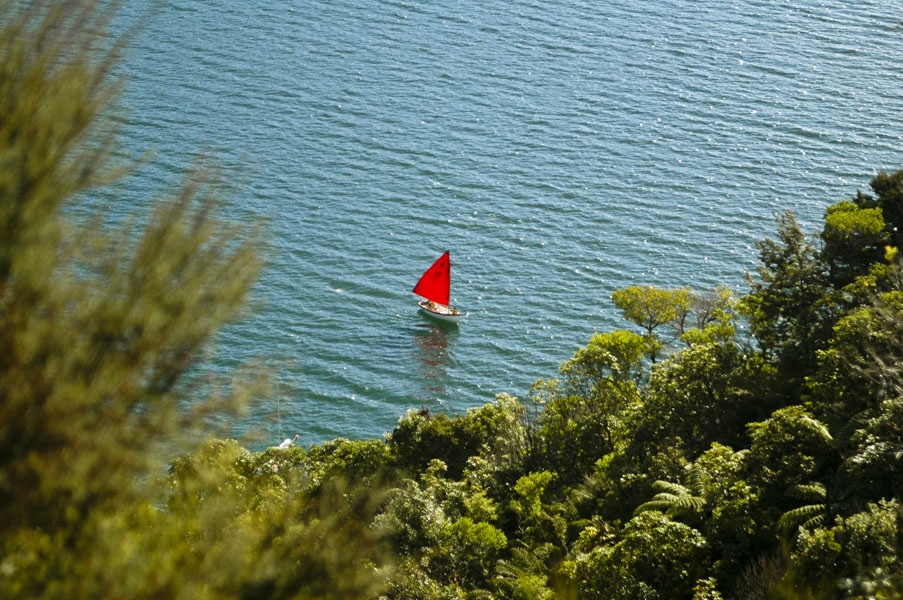
#> input picture opencv/learn/course_2/New_Zealand_Boat.jpg, 903 x 600 px
$ jupyter execute --allow-errors 02_Basic_Image_Manipulations_Crop_Resize_Flip_and_Modify_Pixels.ipynb   (shell and % lines are left out)
#> lines starting #> are read from the running program, lines starting #| are printed output that depends on the picture
# Basic Image Manipulations

In this notebook we will cover how to perform image transformations including:

- Accessing and manipulating images pixels
- Image resizing
- Cropping
- Flipping

changing the value of individual pixel in an image

- many useful transition:
- cropping;resize;flipping;
- standard and with opencv functions already written

[cell 1]
import os
import cv2
import numpy as np
import matplotlib.pyplot as plt

from zipfile import ZipFile
from urllib.request import urlretrieve

from IPython.core.display import Image

## Download Assets

The `download_and_unzip(...)` is used to download and extract the notebook assests.

[cell 2]
def download_and_unzip(url, save_path):
    print(f"Downloading and extracting assests....", end="")

    # Downloading zip file using urllib package.
    urlretrieve(url, save_path)
#> (this line was passed over: the network is not available in this run)

    try:
        # Extracting zip file using the zipfile package.
        with ZipFile(save_path) as z:
            # Extract ZIP file contents in the same directory.
            z.extractall(os.path.split(save_path)[0])

        print("Done")

    except Exception as e:
        print("\nInvalid file.", e)

[cell 3]
URL = r"https://www.dropbox.com/s/rys6f1vprily2bg/opencv_bootcamp_assets_NB2.zip?dl=1"

asset_zip_path = os.path.join(os.getcwd(), "opencv_bootcamp_assets_NB2.zip")

# Download if assest ZIP does not exists.
if not os.path.exists(asset_zip_path):
    download_and_unzip(URL, asset_zip_path)

### <font style="color:rgb(8,133,37)">Original checkerboard image</font>

[cell 4]
# Read image as gray scale.
cb_img = cv2.imread("checkerboard_18x18.png", 0)

# Set color map to gray scale for proper rendering.
plt.imshow(cb_img, cmap="gray")
#> (this line was passed over: IPython is not available in this run)
print(cb_img)
#| None

## Accessing Individual Pixels

Let us see how to access a pixel in the image.

For accessing any pixel in a numpy matrix, you have to use matrix notation such as matrix[r,c], where the r is the row number and c is the column number. Also note that the matrix is 0-indexed.

For example, if you want to access the first pixel, you need to specify matrix[0,0]. Let us see with some examples. We will print one black pixel from top-left and one white pixel from top-center.

#> (a cell that did not finish here is left out)

## Modifying Image Pixels

We can modify the intensity values of pixels in the same manner as described above.

#> (a cell that did not finish here is left out)

# Cropping Images

Cropping an image is simply achieved by selecting a specific (pixel) region of the image.

[cell 7]
img_NZ_bgr = cv2.imread("New_Zealand_Boat.jpg", cv2.IMREAD_COLOR)
#> img_NZ_bgr is the input picture: shape (600, 903, 3); mean B, G, R 96.6, 115, 98
#img_NZ_rgb = img_NZ_bgr[:, :, ::-1]
#or cvtcolor
img_NZ_rgb=cv2.cvtColor(img_NZ_bgr,cv2.COLOR_BGR2RGB)

plt.imshow(img_NZ_rgb)
#> (this line was passed over: IPython is not available in this run)

### <font color="green">Crop out the middle region of the image</font>

[cell 8]
# Just select the pixels from original picture to create a new matrix--represent
# cropped picture
# just indexing it
cropped_region = img_NZ_rgb[200:400, 300:600]
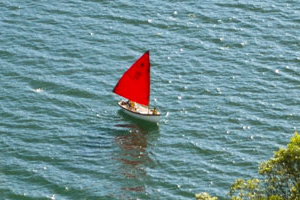
#> cropped_region: shape (200, 300, 3); mean R, G, B 111.8, 143.5, 147.6
plt.imshow(cropped_region)
#> (this line was passed over: IPython is not available in this run)

# Resizing Images

The function **`resize`** resizes the image `src` down to or up to the specified size. The size and type are derived from the `src`,`dsize`,`fx`, and `fy`.

### <font style="color:rgb(8,133,37)">Function Syntax </font>

```python
dst = resize( src, dsize[, dst[, fx[, fy[, interpolation]]]] )
```

dsize==desired size;dst==destine

`dst`: output image; it has the size dsize (when it is non-zero) or the size computed from src.size(), fx, and fy; the type of dst is the same as of src.

The function has **2 required arguments**:

1. `src`: input image

2. `dsize`: output image size

Optional arguments that are often used include:

1. `fx`: Scale factor along the horizontal axis; when it equals 0, it is computed as (𝚍𝚘𝚞𝚋𝚕𝚎)𝚍𝚜𝚒𝚣𝚎.𝚠𝚒𝚍𝚝𝚑/𝚜𝚛𝚌.𝚌𝚘𝚕𝚜

2. `fy`: Scale factor along the vertical axis; when it equals 0, it is computed as (𝚍𝚘𝚞𝚋𝚕𝚎)𝚍𝚜𝚒𝚣𝚎.𝚑𝚎𝚒𝚐𝚑𝚝/𝚜𝚛𝚌.𝚛𝚘𝚠𝚜

The output image has the size `dsize` (when it is non-zero) or the size computed from `src.size()`, `fx`, and `fy`; the type of dst is the same as of src.

### <font style="color:rgb(8,133,37)">OpenCV Documentation</font>

**`resize()`**: <a href="https://docs.opencv.org/4.5.0/da/d54/group__imgproc__transform.html#ga47a974309e9102f5f08231edc7e7529d" target="_blank">Documentation link</a>

### <font color="green"> Method 1: Specifying Scaling Factor using fx and fy

[cell 9]
print(cropped_region.shape)
#| (200, 300, 3)
resized_cropped_region_2x = cv2.resize(cropped_region, None, fx=2, fy=2,interpolation=cv2.INTER_LINEAR)
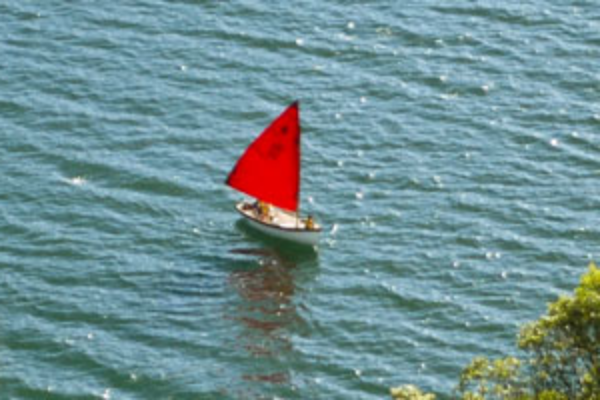
#> resized_cropped_region_2x: shape (400, 600, 3); mean R, G, B 111.8, 143.4, 147.6
#resized_cropped_region_2x = cv2.resize(cropped_region, None, fx=2, fy=2)
#after this you double the size of pic but don't change its context
print(resized_cropped_region_2x.shape)
#| (400, 600, 3)
# you could see the factors manipulate to src_pic's col(fx) and row(fy)
plt.imshow(resized_cropped_region_2x)
#> (this line was passed over: IPython is not available in this run)

### <font color="green">Medthod 2: Specifying exact size of the output image</font>

[cell 10]
desired_width = 100
desired_height = 200
dim = (desired_width, desired_height)
#dim means dimension
#dsize(desired size) needs size(W,H) as argument

# Resize background image to sae size as logo image
#resized_cropped_region = cv2.resize(cropped_region, dsize=dim, interpolation=cv2.INTER_AREA)
resized_cropped_region = cv2.resize(cropped_region, dsize=dim )
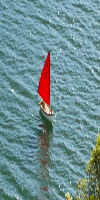
#> resized_cropped_region: shape (200, 100, 3); mean R, G, B 111.8, 143.4, 147.6
# what does interpolation do?
# A:The interpolation parameter in the cv2.resize()
# function in OpenCV determines the algorithm used to resize the image.
# The choice of interpolation method depends on the specific requirements
# of your application. For example,
# if you’re shrinking an image, you might use INTER_AREA to avoid moire patterns
# default:INTER_LINEAR
plt.imshow(resized_cropped_region)
#> (this line was passed over: IPython is not available in this run)

### <font color="green">Resize while maintaining aspect ratio</font>

[cell 11]
# Method 2: Using 'dsize'
# remember method shape would return an array, (H,W,C)
desired_width = 50
aspect_ratio = desired_width / cropped_region.shape[1]
#> aspect_ratio = 0.167
desired_height = int(cropped_region.shape[0] * aspect_ratio)
#> desired_height = 33
dim = (desired_width, desired_height)
#> dim = (50, 33)

# Resize image
resized_cropped_region = cv2.resize(cropped_region, dsize=dim, interpolation=cv2.INTER_AREA)
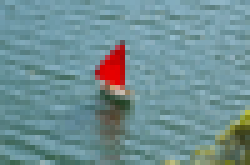
#> resized_cropped_region: shape (33, 50, 3) (shown 5 times larger); mean R, G, B 111.9, 143.4, 147.6
plt.imshow(resized_cropped_region)
#> (this line was passed over: IPython is not available in this run)

$ run again, with opencv/learn/New_Zealand_Lake.jpg copied over opencv/learn/course_2/New_Zealand_Boat.jpg
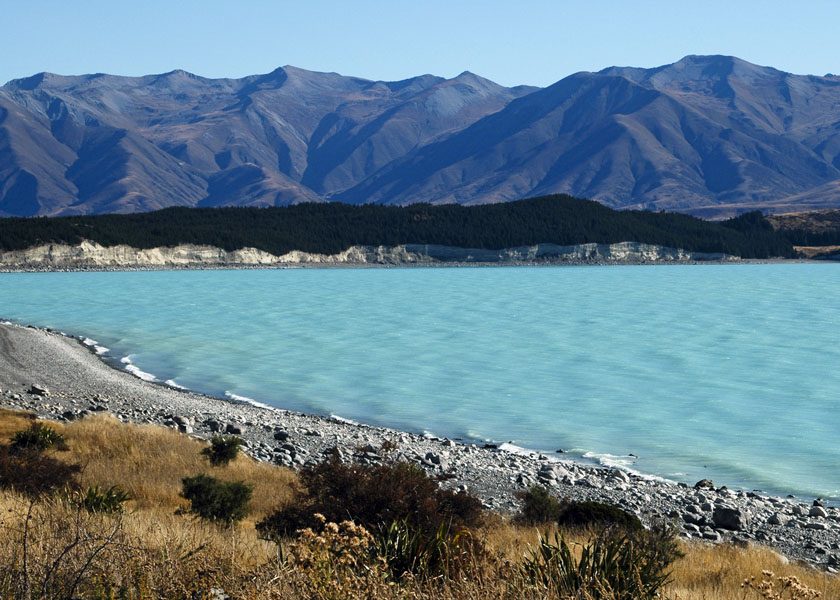
#> input picture opencv/learn/New_Zealand_Lake.jpg, 840 x 600 px
#| None
#> img_NZ_bgr is the input picture: shape (600, 840, 3); mean B, G, R 140.2, 126.7, 100.9
#| (200, 300, 3)
#| (400, 600, 3)
#> `resized_cropped_region = cv2.resize(cropped_region, dsize=dim )`:
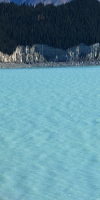
#> resized_cropped_region: shape (200, 100, 3); mean R, G, B 93.4, 140, 154.6
#> `resized_cropped_region = cv2.resize(cropped_region, dsize=dim, interpo..`:
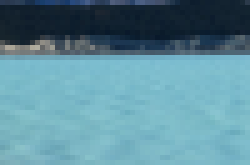
#> resized_cropped_region: shape (33, 50, 3) (shown 5 times larger); mean R, G, B 93.5, 140.1, 154.6
